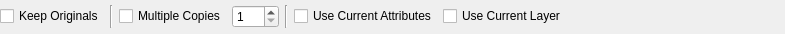
<?xml version="1.0" encoding="UTF-8"?>
<ui version="4.0">
 <class>LC_MoveOptionsWidget</class>
 <widget class="QWidget" name="LC_MoveOptionsWidget">
  <property name="geometry">
   <rect>
    <x>0</x>
    <y>0</y>
    <width>785</width>
    <height>34</height>
   </rect>
  </property>
  <property name="windowTitle">
   <string>Form</string>
  </property>
  <layout class="QGridLayout" name="gridLayout">
   <property name="leftMargin">
    <number>0</number>
   </property>
   <property name="topMargin">
    <number>1</number>
   </property>
   <property name="rightMargin">
    <number>0</number>
   </property>
   <property name="bottomMargin">
    <number>1</number>
   </property>
   <item row="0" column="7">
    <spacer name="horizontalSpacer">
     <property name="orientation">
      <enum>Qt::Orientation::Horizontal</enum>
     </property>
     <property name="sizeHint" stdset="0">
      <size>
       <width>0</width>
       <height>20</height>
      </size>
     </property>
    </spacer>
   </item>
   <item row="0" column="6">
    <widget class="QCheckBox" name="cbCurrentLayer">
     <property name="toolTip">
      <string>If checked, created entities will be placed into current layer. Otherwise, they will be placed into original layers. </string>
     </property>
     <property name="text">
      <string>Use Current Layer</string>
     </property>
    </widget>
   </item>
   <item row="0" column="3">
    <widget class="QSpinBox" name="sbNumberOfCopies">
     <property name="toolTip">
      <string>Number of copies</string>
     </property>
     <property name="minimum">
      <number>1</number>
     </property>
     <property name="maximum">
      <number>100</number>
     </property>
    </widget>
   </item>
   <item row="0" column="5">
    <widget class="QCheckBox" name="cbCurrentAttr">
     <property name="toolTip">
      <string>If checked, current attributes will be applied to created entities, otherwise original ones will be used. </string>
     </property>
     <property name="text">
      <string>Use Current Attributes</string>
     </property>
    </widget>
   </item>
   <item row="0" column="0">
    <widget class="QCheckBox" name="cbKeepOriginals">
     <property name="toolTip">
      <string>If checked, original entities will survive, otherwise they will be removed.</string>
     </property>
     <property name="text">
      <string>Keep Originals</string>
     </property>
    </widget>
   </item>
   <item row="0" column="4">
    <widget class="Line" name="line">
     <property name="orientation">
      <enum>Qt::Orientation::Vertical</enum>
     </property>
    </widget>
   </item>
   <item row="0" column="2">
    <widget class="QCheckBox" name="cbMultipleCopies">
     <property name="toolTip">
      <string>If checked, multiple copies will be created. </string>
     </property>
     <property name="text">
      <string>Multiple Copies</string>
     </property>
    </widget>
   </item>
   <item row="0" column="1">
    <widget class="Line" name="line_2">
     <property name="orientation">
      <enum>Qt::Orientation::Vertical</enum>
     </property>
    </widget>
   </item>
  </layout>
 </widget>
 <resources/>
 <connections/>
</ui>
